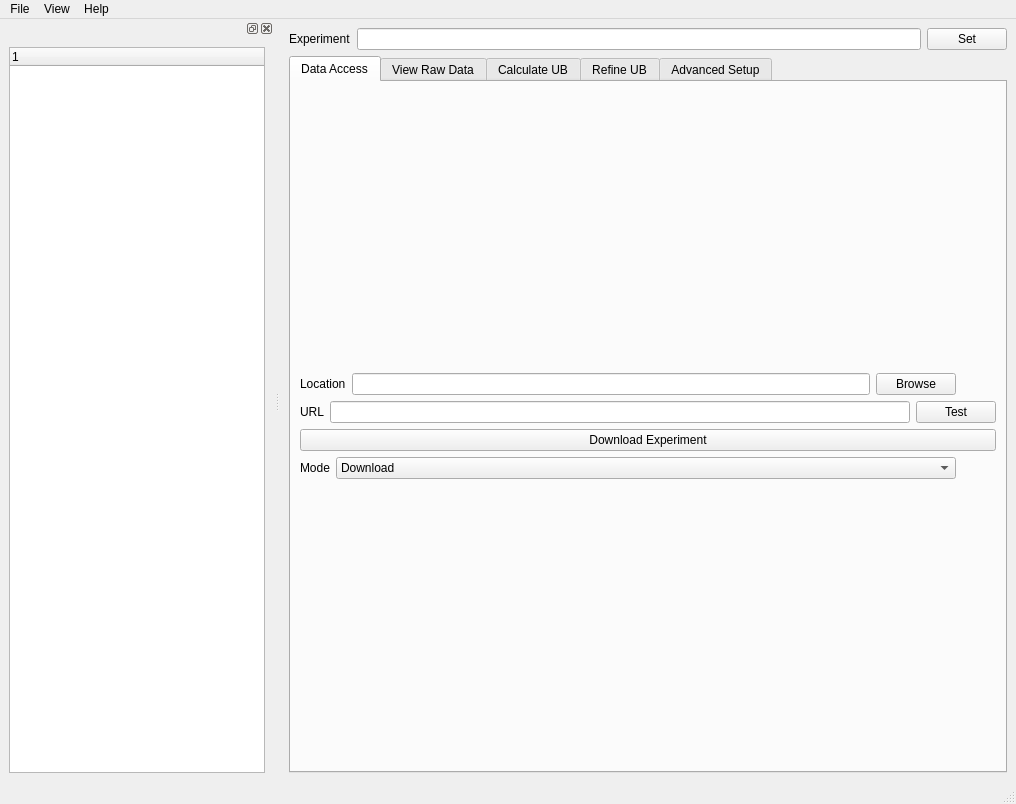
<?xml version="1.0" encoding="UTF-8"?>
<ui version="4.0">
 <class>MainWindow</class>
 <widget class="QMainWindow" name="MainWindow">
  <property name="geometry">
   <rect>
    <x>0</x>
    <y>0</y>
    <width>1016</width>
    <height>804</height>
   </rect>
  </property>
  <property name="windowTitle">
   <string>MainWindow</string>
  </property>
  <widget class="QWidget" name="centralwidget">
   <layout class="QGridLayout" name="gridLayout">
    <item row="0" column="0">
     <layout class="QVBoxLayout" name="verticalLayout_3">
      <item>
       <layout class="QHBoxLayout" name="horizontalLayout_General">
        <item>
         <widget class="QLabel" name="label_exp">
          <property name="text">
           <string>Experiment</string>
          </property>
         </widget>
        </item>
        <item>
         <widget class="QLineEdit" name="lineEdit_exp"/>
        </item>
        <item>
         <widget class="QPushButton" name="pushButton_setExp">
          <property name="text">
           <string>Set</string>
          </property>
         </widget>
        </item>
       </layout>
      </item>
      <item>
       <layout class="QHBoxLayout" name="horizontalLayout_Tab">
        <item>
         <widget class="QTabWidget" name="tabWidget">
          <property name="currentIndex">
           <number>0</number>
          </property>
          <widget class="QWidget" name="tab">
           <attribute name="title">
            <string>Data Access</string>
           </attribute>
           <layout class="QGridLayout" name="gridLayout_5">
            <item row="0" column="0">
             <layout class="QVBoxLayout" name="verticalLayout_2">
              <item>
               <layout class="QHBoxLayout" name="horizontalLayout_6">
                <item>
                 <widget class="QLabel" name="label_2">
                  <property name="toolTip">
                   <string>&lt;html&gt;&lt;head/&gt;&lt;body&gt;&lt;p&gt;Directory for local data storage&lt;/p&gt;&lt;/body&gt;&lt;/html&gt;</string>
                  </property>
                  <property name="text">
                   <string>Location</string>
                  </property>
                 </widget>
                </item>
                <item>
                 <widget class="QLineEdit" name="lineEdit_dirSave">
                  <property name="toolTip">
                   <string>&lt;html&gt;&lt;head/&gt;&lt;body&gt;&lt;p&gt;Directory for local data storage&lt;/p&gt;&lt;/body&gt;&lt;/html&gt;</string>
                  </property>
                 </widget>
                </item>
                <item>
                 <widget class="QPushButton" name="pushButton_browseSaveDir">
                  <property name="text">
                   <string>Browse</string>
                  </property>
                 </widget>
                </item>
                <item>
                 <spacer name="horizontalSpacer">
                  <property name="orientation">
                   <enum>Qt::Horizontal</enum>
                  </property>
                  <property name="sizeType">
                   <enum>QSizePolicy::Preferred</enum>
                  </property>
                  <property name="sizeHint" stdset="0">
                   <size>
                    <width>40</width>
                    <height>20</height>
                   </size>
                  </property>
                 </spacer>
                </item>
               </layout>
              </item>
              <item>
               <layout class="QHBoxLayout" name="horizontalLayout_5">
                <item>
                 <widget class="QLabel" name="label">
                  <property name="toolTip">
                   <string>&lt;html&gt;&lt;head/&gt;&lt;body&gt;&lt;p&gt;URL of the http server to download HB3A data&lt;/p&gt;&lt;/body&gt;&lt;/html&gt;</string>
                  </property>
                  <property name="text">
                   <string>URL</string>
                  </property>
                 </widget>
                </item>
                <item>
                 <widget class="QLineEdit" name="lineEdit_url"/>
                </item>
                <item>
                 <widget class="QPushButton" name="pushButton_testURLs">
                  <property name="text">
                   <string>Test</string>
                  </property>
                 </widget>
                </item>
               </layout>
              </item>
              <item>
               <layout class="QHBoxLayout" name="horizontalLayout_2">
                <item>
                 <widget class="QPushButton" name="pushButton_downloadAll">
                  <property name="text">
                   <string>Download Experiment</string>
                  </property>
                 </widget>
                </item>
               </layout>
              </item>
              <item>
               <layout class="QHBoxLayout" name="horizontalLayout_4">
                <item>
                 <widget class="QLabel" name="label_3">
                  <property name="text">
                   <string>Mode</string>
                  </property>
                 </widget>
                </item>
                <item>
                 <widget class="QComboBox" name="comboBox_mode">
                  <property name="sizePolicy">
                   <sizepolicy hsizetype="Expanding" vsizetype="Fixed">
                    <horstretch>0</horstretch>
                    <verstretch>0</verstretch>
                   </sizepolicy>
                  </property>
                  <property name="toolTip">
                   <string>&lt;html&gt;&lt;head/&gt;&lt;body&gt;&lt;p&gt;Mode &amp;quot;download&amp;quot;: download data to local disk;&lt;/p&gt;&lt;p&gt;Mode &amp;quot;http server only&amp;quot;: download data to cache, process and delete cached data upon returning&lt;/p&gt;&lt;/body&gt;&lt;/html&gt;</string>
                  </property>
                  <item>
                   <property name="text">
                    <string>Download</string>
                   </property>
                  </item>
                  <item>
                   <property name="text">
                    <string>Http Access Only</string>
                   </property>
                  </item>
                 </widget>
                </item>
                <item>
                 <spacer name="horizontalSpacer_2">
                  <property name="orientation">
                   <enum>Qt::Horizontal</enum>
                  </property>
                  <property name="sizeType">
                   <enum>QSizePolicy::Preferred</enum>
                  </property>
                  <property name="sizeHint" stdset="0">
                   <size>
                    <width>40</width>
                    <height>20</height>
                   </size>
                  </property>
                 </spacer>
                </item>
               </layout>
              </item>
             </layout>
            </item>
           </layout>
          </widget>
          <widget class="QWidget" name="tab_4">
           <attribute name="title">
            <string>View Raw Data</string>
           </attribute>
           <layout class="QGridLayout" name="gridLayout_9">
            <item row="0" column="0">
             <layout class="QGridLayout" name="gridLayout_3">
              <item row="0" column="3">
               <layout class="QVBoxLayout" name="verticalLayout_5">
                <item>
                 <widget class="QLabel" name="label_runPtPlot">
                  <property name="text">
                   <string>Scan</string>
                  </property>
                 </widget>
                </item>
                <item>
                 <widget class="QLineEdit" name="lineEdit_run">
                  <property name="sizePolicy">
                   <sizepolicy hsizetype="Fixed" vsizetype="Fixed">
                    <horstretch>0</horstretch>
                    <verstretch>0</verstretch>
                   </sizepolicy>
                  </property>
                 </widget>
                </item>
                <item>
                 <widget class="QPushButton" name="pushButton_load">
                  <property name="text">
                   <string>Load</string>
                  </property>
                 </widget>
                </item>
                <item>
                 <widget class="QLineEdit" name="lineEdit_ptPlot">
                  <property name="sizePolicy">
                   <sizepolicy hsizetype="Minimum" vsizetype="Fixed">
                    <horstretch>0</horstretch>
                    <verstretch>0</verstretch>
                   </sizepolicy>
                  </property>
                 </widget>
                </item>
                <item>
                 <widget class="QPushButton" name="pushButton_plotScan">
                  <property name="text">
                   <string>Plot</string>
                  </property>
                 </widget>
                </item>
                <item>
                 <widget class="Line" name="line">
                  <property name="orientation">
                   <enum>Qt::Horizontal</enum>
                  </property>
                 </widget>
                </item>
                <item>
                 <widget class="QPushButton" name="pushButton_prevScan">
                  <property name="text">
                   <string>Previous</string>
                  </property>
                 </widget>
                </item>
                <item>
                 <widget class="QLabel" name="label_5">
                  <property name="sizePolicy">
                   <sizepolicy hsizetype="Minimum" vsizetype="Fixed">
                    <horstretch>0</horstretch>
                    <verstretch>0</verstretch>
                   </sizepolicy>
                  </property>
                  <property name="text">
                   <string>[Current Pt.]</string>
                  </property>
                 </widget>
                </item>
                <item>
                 <widget class="QPushButton" name="pushButton_nextScan">
                  <property name="text">
                   <string>Next</string>
                  </property>
                 </widget>
                </item>
                <item>
                 <spacer name="verticalSpacer">
                  <property name="orientation">
                   <enum>Qt::Vertical</enum>
                  </property>
                  <property name="sizeHint" stdset="0">
                   <size>
                    <width>20</width>
                    <height>40</height>
                   </size>
                  </property>
                 </spacer>
                </item>
               </layout>
              </item>
              <item row="0" column="0">
               <widget class="QGraphicsView" name="graphicsView">
                <property name="sizePolicy">
                 <sizepolicy hsizetype="Expanding" vsizetype="Expanding">
                  <horstretch>0</horstretch>
                  <verstretch>0</verstretch>
                 </sizepolicy>
                </property>
               </widget>
              </item>
             </layout>
            </item>
           </layout>
          </widget>
          <widget class="QWidget" name="tab_2">
           <attribute name="title">
            <string>Calculate UB</string>
           </attribute>
           <layout class="QGridLayout" name="gridLayout_6">
            <item row="0" column="0">
             <layout class="QVBoxLayout" name="verticalLayout_4">
              <item>
               <layout class="QHBoxLayout" name="horizontalLayout_9">
                <item>
                 <widget class="QLabel" name="label_scanNo">
                  <property name="text">
                   <string>Scan Number</string>
                  </property>
                 </widget>
                </item>
                <item>
                 <widget class="QLineEdit" name="lineEdit_scanNumber"/>
                </item>
                <item>
                 <widget class="QLabel" name="label_PtNo">
                  <property name="text">
                   <string>Pt Number</string>
                  </property>
                 </widget>
                </item>
                <item>
                 <widget class="QLineEdit" name="lineEdit_ptNumber"/>
                </item>
                <item>
                 <widget class="QPushButton" name="pushButton_findPeak">
                  <property name="text">
                   <string>Find Peak</string>
                  </property>
                 </widget>
                </item>
               </layout>
              </item>
              <item>
               <layout class="QHBoxLayout" name="horizontalLayout_10">
                <item>
                 <widget class="QLabel" name="label_7">
                  <property name="text">
                   <string>Found Peak Q Sample</string>
                  </property>
                 </widget>
                </item>
                <item>
                 <widget class="QLabel" name="label_8">
                  <property name="text">
                   <string>Qx</string>
                  </property>
                 </widget>
                </item>
                <item>
                 <widget class="QLineEdit" name="lineEdit_sampleQx">
                  <property name="enabled">
                   <bool>false</bool>
                  </property>
                 </widget>
                </item>
                <item>
                 <widget class="QLabel" name="label_9">
                  <property name="text">
                   <string>Qy</string>
                  </property>
                 </widget>
                </item>
                <item>
                 <widget class="QLineEdit" name="lineEdit_sampleQy">
                  <property name="enabled">
                   <bool>false</bool>
                  </property>
                 </widget>
                </item>
                <item>
                 <widget class="QLabel" name="label_10">
                  <property name="text">
                   <string>Qz</string>
                  </property>
                 </widget>
                </item>
                <item>
                 <widget class="QLineEdit" name="lineEdit_sampleQz">
                  <property name="enabled">
                   <bool>false</bool>
                  </property>
                 </widget>
                </item>
               </layout>
              </item>
              <item>
               <layout class="QHBoxLayout" name="horizontalLayout_12">
                <item>
                 <widget class="QLabel" name="label_12">
                  <property name="text">
                   <string>H</string>
                  </property>
                 </widget>
                </item>
                <item>
                 <widget class="QLineEdit" name="lineEdit_H"/>
                </item>
                <item>
                 <widget class="QLabel" name="label_11">
                  <property name="text">
                   <string>K</string>
                  </property>
                 </widget>
                </item>
                <item>
                 <widget class="QLineEdit" name="lineEdit_K"/>
                </item>
                <item>
                 <widget class="QLabel" name="label_6">
                  <property name="text">
                   <string>L</string>
                  </property>
                 </widget>
                </item>
                <item>
                 <widget class="QLineEdit" name="lineEdit_L"/>
                </item>
                <item>
                 <widget class="QPushButton" name="pushButton_addPeakToCalUB">
                  <property name="text">
                   <string>Add Peak</string>
                  </property>
                 </widget>
                </item>
               </layout>
              </item>
              <item>
               <layout class="QHBoxLayout" name="horizontalLayout_7">
                <item>
                 <widget class="QTableWidget" name="tableWidget_peaksCalUB"/>
                </item>
                <item>
                 <widget class="QPushButton" name="pushButton_calUB">
                  <property name="text">
                   <string>Calculate UB Matrix</string>
                  </property>
                 </widget>
                </item>
               </layout>
              </item>
              <item>
               <layout class="QHBoxLayout" name="horizontalLayout_13">
                <item>
                 <widget class="QTableWidget" name="tableWidget_ubMatrix"/>
                </item>
                <item>
                 <widget class="QPushButton" name="pushButton_acceptUB">
                  <property name="text">
                   <string>Accept</string>
                  </property>
                 </widget>
                </item>
                <item>
                 <widget class="QPushButton" name="pushButton_resetCalUB">
                  <property name="text">
                   <string>Reset</string>
                  </property>
                 </widget>
                </item>
               </layout>
              </item>
             </layout>
            </item>
           </layout>
          </widget>
          <widget class="QWidget" name="tab_3">
           <attribute name="title">
            <string>Refine UB</string>
           </attribute>
           <layout class="QGridLayout" name="gridLayout_8">
            <item row="0" column="0">
             <layout class="QVBoxLayout" name="verticalLayout_6">
              <item>
               <layout class="QHBoxLayout" name="horizontalLayout_14">
                <item>
                 <widget class="QLabel" name="label_14">
                  <property name="text">
                   <string>Scan</string>
                  </property>
                 </widget>
                </item>
                <item>
                 <widget class="QLineEdit" name="lineEdit_scanRefineUB">
                  <property name="sizePolicy">
                   <sizepolicy hsizetype="Maximum" vsizetype="Fixed">
                    <horstretch>0</horstretch>
                    <verstretch>0</verstretch>
                   </sizepolicy>
                  </property>
                 </widget>
                </item>
                <item>
                 <widget class="QLabel" name="label_13">
                  <property name="text">
                   <string>Pt.</string>
                  </property>
                 </widget>
                </item>
                <item>
                 <widget class="QLineEdit" name="lineEdit_ptRefineUB">
                  <property name="sizePolicy">
                   <sizepolicy hsizetype="Preferred" vsizetype="Fixed">
                    <horstretch>0</horstretch>
                    <verstretch>0</verstretch>
                   </sizepolicy>
                  </property>
                 </widget>
                </item>
                <item>
                 <widget class="QPushButton" name="pushButton_addToRefine">
                  <property name="toolTip">
                   <string>&lt;html&gt;&lt;head/&gt;&lt;body&gt;&lt;p&gt;Add a data point or data points (defined by scan number and pt number) to the list to refine UB matrix; &lt;/p&gt;&lt;p&gt;&lt;br/&gt;&lt;/p&gt;&lt;p&gt;Scan number can be a list of integers;&lt;/p&gt;&lt;p&gt;&lt;br/&gt;&lt;/p&gt;&lt;p&gt;Pt number can be empty such that all Pt. of that scan will be searched for peak and then used to refine UB matrix&lt;/p&gt;&lt;/body&gt;&lt;/html&gt;</string>
                  </property>
                  <property name="text">
                   <string>Add</string>
                  </property>
                 </widget>
                </item>
                <item>
                 <spacer name="horizontalSpacer_3">
                  <property name="orientation">
                   <enum>Qt::Horizontal</enum>
                  </property>
                  <property name="sizeHint" stdset="0">
                   <size>
                    <width>40</width>
                    <height>20</height>
                   </size>
                  </property>
                 </spacer>
                </item>
                <item>
                 <widget class="QPushButton" name="pushButton_addAllRefineUB">
                  <property name="text">
                   <string>Add All</string>
                  </property>
                 </widget>
                </item>
               </layout>
              </item>
              <item>
               <layout class="QHBoxLayout" name="horizontalLayout_15">
                <item>
                 <layout class="QVBoxLayout" name="verticalLayout_7">
                  <item>
                   <widget class="QTableView" name="tableView">
                    <property name="sizePolicy">
                     <sizepolicy hsizetype="Expanding" vsizetype="Preferred">
                      <horstretch>0</horstretch>
                      <verstretch>0</verstretch>
                     </sizepolicy>
                    </property>
                   </widget>
                  </item>
                 </layout>
                </item>
                <item>
                 <layout class="QVBoxLayout" name="verticalLayout_10">
                  <item>
                   <widget class="QPushButton" name="pushButton">
                    <property name="text">
                     <string>Accept</string>
                    </property>
                   </widget>
                  </item>
                  <item>
                   <widget class="QPushButton" name="pushButton_2">
                    <property name="text">
                     <string>Reset</string>
                    </property>
                   </widget>
                  </item>
                 </layout>
                </item>
               </layout>
              </item>
              <item>
               <layout class="QGridLayout" name="gridLayout_7">
                <item row="0" column="0">
                 <widget class="QLabel" name="label_17">
                  <property name="text">
                   <string>a</string>
                  </property>
                 </widget>
                </item>
                <item row="0" column="2">
                 <widget class="QLabel" name="label_19">
                  <property name="text">
                   <string>c</string>
                  </property>
                 </widget>
                </item>
                <item row="0" column="4">
                 <widget class="QLabel" name="label_21">
                  <property name="text">
                   <string>beta</string>
                  </property>
                 </widget>
                </item>
                <item row="0" column="1">
                 <widget class="QLabel" name="label_18">
                  <property name="text">
                   <string>b</string>
                  </property>
                 </widget>
                </item>
                <item row="0" column="3">
                 <widget class="QLabel" name="label_20">
                  <property name="text">
                   <string>alpha</string>
                  </property>
                 </widget>
                </item>
                <item row="0" column="5">
                 <widget class="QLabel" name="label_22">
                  <property name="text">
                   <string>gamma</string>
                  </property>
                 </widget>
                </item>
                <item row="1" column="1">
                 <widget class="QLineEdit" name="lineEdit"/>
                </item>
                <item row="1" column="2">
                 <widget class="QLineEdit" name="lineEdit_2"/>
                </item>
                <item row="1" column="3">
                 <widget class="QLineEdit" name="lineEdit_3"/>
                </item>
                <item row="2" column="1">
                 <widget class="QLineEdit" name="lineEdit_4"/>
                </item>
                <item row="1" column="4">
                 <widget class="QLineEdit" name="lineEdit_5"/>
                </item>
                <item row="1" column="0">
                 <widget class="QLineEdit" name="lineEdit_6"/>
                </item>
                <item row="2" column="2">
                 <widget class="QLineEdit" name="lineEdit_7"/>
                </item>
                <item row="2" column="0">
                 <widget class="QLineEdit" name="lineEdit_8"/>
                </item>
                <item row="2" column="3">
                 <widget class="QLineEdit" name="lineEdit_9"/>
                </item>
                <item row="2" column="4">
                 <widget class="QLineEdit" name="lineEdit_10"/>
                </item>
                <item row="1" column="5">
                 <widget class="QLineEdit" name="lineEdit_11"/>
                </item>
                <item row="2" column="5">
                 <widget class="QLineEdit" name="lineEdit_12"/>
                </item>
               </layout>
              </item>
             </layout>
            </item>
           </layout>
          </widget>
          <widget class="QWidget" name="tab_advsetup">
           <attribute name="title">
            <string>Advanced Setup</string>
           </attribute>
           <layout class="QGridLayout" name="gridLayout_4">
            <item row="0" column="0">
             <layout class="QVBoxLayout" name="verticalLayout">
              <item>
               <layout class="QHBoxLayout" name="horizontalLayout"/>
              </item>
              <item>
               <layout class="QHBoxLayout" name="horizontalLayout_8">
                <item>
                 <widget class="QLabel" name="label_4">
                  <property name="text">
                   <string>Local Disk</string>
                  </property>
                 </widget>
                </item>
                <item>
                 <widget class="QLineEdit" name="lineEdit_localSrcDir"/>
                </item>
                <item>
                 <widget class="QPushButton" name="pushButton_browseLocalData">
                  <property name="text">
                   <string>Browse</string>
                  </property>
                 </widget>
                </item>
                <item>
                 <widget class="QCheckBox" name="checkBox_dataLocal">
                  <property name="text">
                   <string/>
                  </property>
                 </widget>
                </item>
               </layout>
              </item>
              <item>
               <layout class="QHBoxLayout" name="horizontalLayout_3">
                <item>
                 <widget class="QTextBrowser" name="textBrowser">
                  <property name="sizePolicy">
                   <sizepolicy hsizetype="Expanding" vsizetype="Fixed">
                    <horstretch>0</horstretch>
                    <verstretch>0</verstretch>
                   </sizepolicy>
                  </property>
                 </widget>
                </item>
               </layout>
              </item>
             </layout>
            </item>
           </layout>
          </widget>
         </widget>
        </item>
       </layout>
      </item>
     </layout>
    </item>
   </layout>
  </widget>
  <widget class="QMenuBar" name="menubar">
   <property name="geometry">
    <rect>
     <x>0</x>
     <y>0</y>
     <width>1016</width>
     <height>22</height>
    </rect>
   </property>
   <widget class="QMenu" name="menuFile">
    <property name="title">
     <string>File</string>
    </property>
    <addaction name="separator"/>
    <addaction name="actionOpen"/>
    <addaction name="actionOpen_2"/>
    <addaction name="actionSave"/>
   </widget>
   <widget class="QMenu" name="menuView">
    <property name="title">
     <string>View</string>
    </property>
    <addaction name="actionLog"/>
   </widget>
   <widget class="QMenu" name="menuHelp">
    <property name="title">
     <string>Help</string>
    </property>
   </widget>
   <addaction name="menuFile"/>
   <addaction name="menuView"/>
   <addaction name="menuHelp"/>
  </widget>
  <widget class="QStatusBar" name="statusbar"/>
  <widget class="QDockWidget" name="dockWidget">
   <attribute name="dockWidgetArea">
    <number>1</number>
   </attribute>
   <widget class="QWidget" name="dockWidgetContents">
    <layout class="QGridLayout" name="gridLayout_2">
     <item row="0" column="0">
      <widget class="QTreeWidget" name="treeWidget_scan">
       <column>
        <property name="text">
         <string notr="true">1</string>
        </property>
       </column>
      </widget>
     </item>
    </layout>
   </widget>
  </widget>
  <action name="actionOpen">
   <property name="text">
    <string>New</string>
   </property>
  </action>
  <action name="actionOpen_2">
   <property name="text">
    <string>Open</string>
   </property>
  </action>
  <action name="actionSave">
   <property name="text">
    <string>Save</string>
   </property>
  </action>
  <action name="actionLog">
   <property name="text">
    <string>Log</string>
   </property>
   <property name="shortcut">
    <string>Ctrl+L</string>
   </property>
  </action>
 </widget>
 <resources/>
 <connections/>
</ui>
